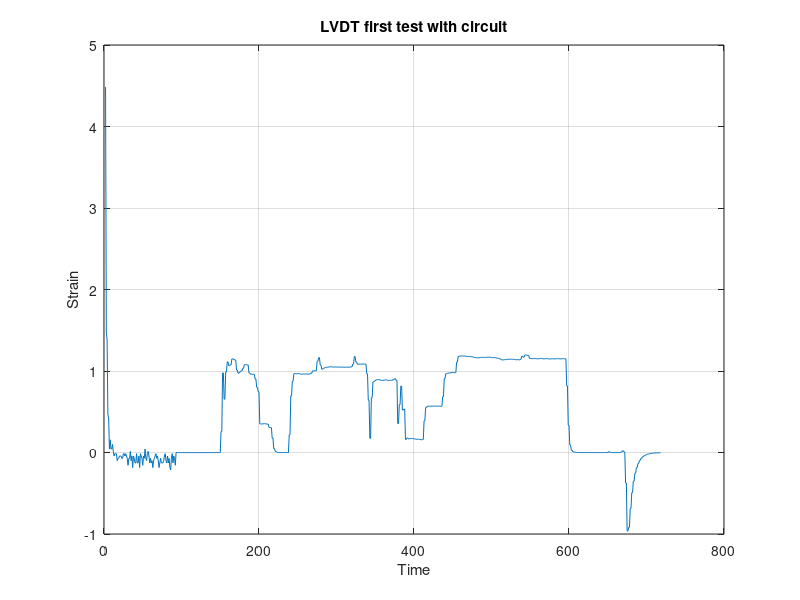

Here is the MATLAB script that generated this plot:
close all;
clear all;

load('test2.txt');
z=length(test2);
s=(test2(1:z,2));
t=(1:1:z)';
plot(t,s);
%xlim([10 z]);
%xlim([590 610]);
xlabel('Time');
ylabel('Strain');
title('LVDT first test with circuit');
grid on;